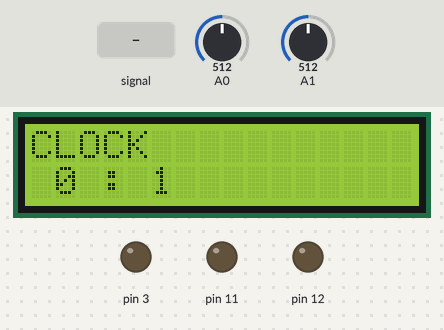
Recording of a sketch running on a simulated Arduino Uno, built with avr-gcc and run on an emulated ATmega328P. Shown: 16×2 character LCD, output pins drawn as LEDs (lit = HIGH). The test bench sets the inputs (shaded band); at power-on: A0 = 512, A1 = 512.

Above: at 1.2 s.
1.3 s: A0 set to 587
3.6 s: A0 set to 613
At 3.84 s:
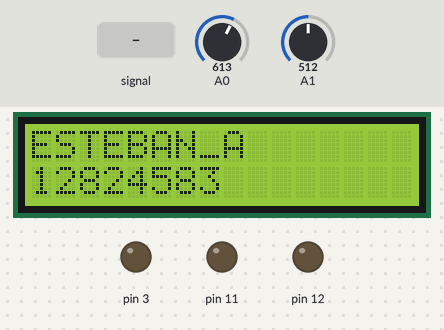
6.1 s: A1 set to 0
At 7.8 s:
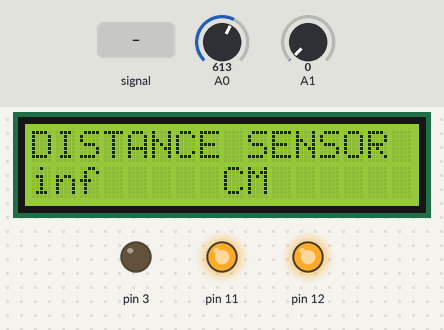
8.5 s: A0 fed a 200 Hz sine of ±255 counts around its level
At 11.12 s:
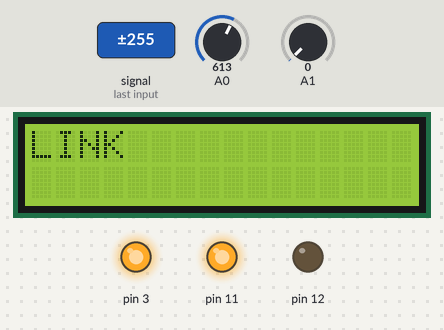
11.5 s: A1 set to 3
At 13.1 s:
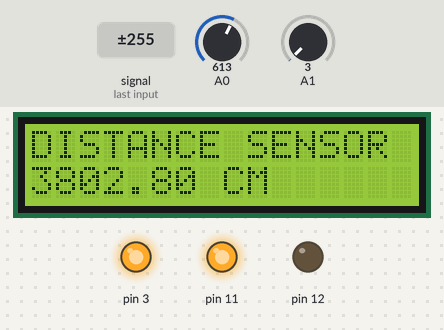
14.5 s: A0 fed a 2 Hz sine of ±306 counts around its level
At 25.0 s:
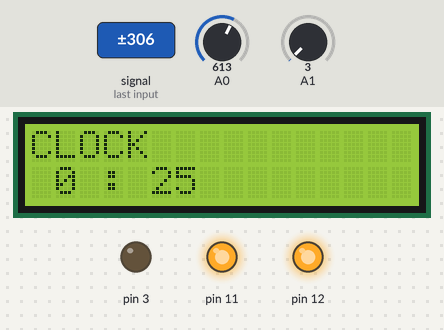
Timing chart, 0 to 60.5 s (numbered marks = the images above; inputs shaded):
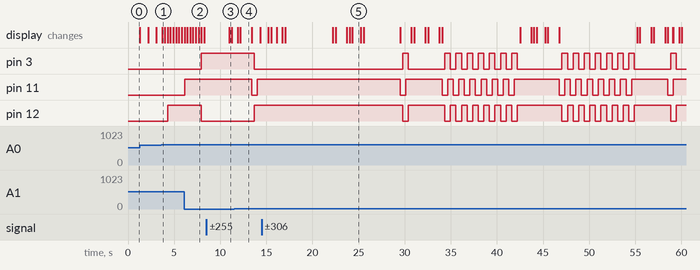

Measured:
- the behaviour switches between 600 and 601 on A0 (found by bisection; images 0 and 1)
- the behaviour switches between 1 and 2 on A1 (found by bisection; images 3 and 4)
- after the input at 3.6 s, pin 12: LOW → HIGH after 0.70 s; the display: changes after 0.09 s (image 1)
- after the input at 6.1 s, the display: first differs from a run without the input after 1.6 s (image 2)
- after the input at 8.5 s, pin 11: stays HIGH (without the input it goes to LOW after 1.3 s)
- after the input at 11.5 s, pin 3: HIGH → LOW after 2.2 s instead of 2.8 s; pin 11: HIGH → LOW after 1.9 s instead of 2.5 s; pin 12: LOW → HIGH after 2.2 s instead of 2.8 s; the display: first differs from a run without the input after 0.69 s (image 4)
- what the display in image 4 shows lasts 1.2 s, from 12.2 s to 13.4 s

The sketch:

assigment_v_motor_v8.1.ino
```cpp
#include <avr/io.h>       //Include AVR library

#include <LiquidCrystal.h>
LiquidCrystal lcd(8, 9, 4, 5, 6, 7);

#define btnRIGHT  0
#define btnUP     1
#define btnDOWN   2
#define btnLEFT   3
#define btnSELECT 4
#define btnNONE   5

double sensor, inches, cm ;
int lcd_key;
volatile unsigned int  seconds;
volatile unsigned int minutes;
int mode=1;


int Steps = 0;      // Start at no steps in sequence
int Direction; //Defaults at clockwise
int stepsleft=4096; //<----Calculate the total number of steps per revolution
int x;


void setup() {
  // put your setup code here, to run once:
 lcd.begin(16, 2);              // start the library
  ADMUX |= (1 << REFS0);
  ADMUX &= ~(1 << REFS1);
  ADMUX &= ~(1 << ADLAR);
  ADCSRA |= (1 << ADEN) |  (1 << ADSC) | (1 << ADPS2) | (1 << ADPS1) | (1 << ADPS0);
  ADCSRA |= (1 << ADIE);

  //timer 1 setup
  cli();          // disable global interrupts
  TCCR1A = 0;     // set entire TCCR1A register to 0
  TCCR1B = 0;     // same for TCCR1B
  OCR1A = 15624;
  // turn on CTC mode:
  TCCR1B |= (1 << WGM12);
  // Set CS10 and CS12 bits for 1024 prescaler:
  TCCR1B |= (1 << CS10);
  TCCR1B |= (1 << CS12);
  // enable timer compare interrupt:
  TIMSK1 |= (1 << OCIE1A);
  sei();          // enable global interrupts

  ADCSRA |= (1 << ADSC);


  DDRB |=(1<DDB5)|(1<<DDB4)|(1<<DDB3);  //<-----Choose which pins to set as output for the motor, avoid using the digital pins the LCD uses.
  DDRD |=(1<<DDD3);
  TCCR0A &=~(1<<  COM0A1);
        TCCR0A &=~(1<<COM0A0);//<-------- Here, set control register A for the normal mode of operation.
        TCCR0B |=(1<<CS01)|(1<<CS00);//<-------- Here, set control register B for the prescaler values choose wisely to get 1ms.
        TCNT0=0; //Initial counter at 0

}
void update_clock() {
  seconds++;
  if (seconds == 60) {
    seconds = 0;
    minutes++;
    lcd.clear();
  }

}

int  read_LCD_buttons(){


   ADCSRA |=(1<<ADSC);      //<---- Start ADC conversion bit
  while(ADCSRA!=ADCSRA &~(1<<ADIF)) //<---- Create a condition that waits for ADC conversion interrupt flag
  ADCSRA &=~(1<<ADIF);


  switch (mode){
  case 1:
   lcd.setCursor(0,0);
lcd.print("CLOCK");
lcd.setCursor(1,1);
lcd.print (minutes);
lcd.setCursor(3,1);
lcd.print(":");
lcd.setCursor(5,1);
lcd.print(seconds);
    break;

    case 2:
      lcd.setCursor (0, 0);
        lcd.print("ESTEBAN_A");
        lcd.setCursor(0, 1);
        lcd.print("12824583");
    break;


    case 3:
  lcd.setCursor(0,0);
         lcd.print("DISTANCE SENSOR");
        lcd.setCursor(8, 1);
        lcd.print("CM");
        lcd.setCursor(0, 1);
        lcd.print(cm);
    break;


    case 4:
    lcd.setCursor(0,0);
    lcd.print("CONTINUOUS");
   conti();
    //continous();
    //stepsleft=4096;
    break;

    case 5:
    lcd.setCursor(0,0);
       lcd.print("STEP");
    break;


    case 6:
    lcd.setCursor(0,0);;
    lcd.print("LINK");
    break;

  }

  return  lcd_key;
}


int distance(){
   ADCSRA |=(1<<ADSC);      //<---- Start ADC conversion bit
  while(ADCSRA!=ADCSRA &~(1<<ADIF)) //<---- Create a condition that waits for ADC conversion interrupt flag
  ADCSRA &=~(1<<ADIF);
  inches = 4192.936 * pow(sensor, -0.935) - 3.937;
  cm = 10650.08 * pow(sensor, -0.935) - 10;
  delay(300);

  return sensor;
}

void SetDirection(){


      if(Direction==x)
      {
        Steps++;
      }
      else
      {
        Steps--;
      }
      if(Steps>7){
        Steps=0;
      }
      if(Steps<0)
      {
        Steps=7;
      }
}


void stepper(){


      switch(Steps)     // This switch case will handle the digital pins to toggle for each step, refer to the step sequence table for pin values.
      {                 // Make sure you are toggling the correct pins
       case 0:
                      //<----- Insert Digital Pin allocations for steps 1-7 Remember do not set the whole byte because the LCD uses certain digital pins.
        PORTB |=(1<<PORTB5);
        PORTD &=~(1<<PORTD3);
        PORTB &=~(1<<PORTB3);
        PORTB &=~(1<<PORTB4);
         //delay(1);

         break;
     case 1:
     PORTB  |=(1<<PORTB5);
     PORTB  |=(1<<PORTB4);
     PORTD &=~(1<<PORTD3);
     PORTB &=~(1<<PORTB3);
    //delay(1);
         break;
         case 2:
    PORTB |=(1<<PORTB4);
    PORTD &=~(1<<PORTD3);
    PORTB &=~(1<<PORTB3);
     PORTB &=~(1<<PORTB5);
       //delay(1);
         break;
         case 3:
     PORTB |=(1<<PORTB4);
     PORTB |=(1<<PORTB3);
     PORTD &=~(1<<PORTD3);
     PORTB &=~(1<<PORTB5);
       //delay(1);
         break;
         case 4:
        PORTB |=(1<<PORTB3);
        PORTD &=~(1<<PORTD3);
        PORTB &=~(1<<PORTB4);
        PORTB &=~(1<<PORTB5);
     //delay(1);
         break;
         case 5:
      PORTB |=(1<<PORTB3);
      PORTD |=(1<<PORTD3);
      PORTB &=~(1<<PORTB4);
      PORTB &=~(1<<PORTB5);
          // delay(1);
         break;
           case 6:
      PORTD |=(1<<PORTD3);
      PORTB &=~(1<<PORTB3);
      PORTB &=~(1<<PORTB4);
      PORTB &=~(1<<PORTB5);
        //delay(1);
         break;
         case 7:
      PORTD |=(1<<PORTD3);
      PORTB &=~(1<<PORTB3);
      PORTB &=~(1<<PORTB4);
      PORTB |=(1<<PORTB5);
         //delay(1);
         break;
         default:


       PORTD &=~(1<<PORTD3);
       PORTB &=~(1<<PORTB3);
       PORTB &=~(1<<PORTB4);
       PORTB &=~(1<<PORTB5);//<----Default pins select are off
         break;
      }
    SetDirection();

}

void conti(){
SetDirection();
stepper ();

if (lcd_key<555  && lcd_key>400){
  x=1;
}
if (lcd_key<50 ){
  x=0;


}
}

int continous(){
  if ( lcd_key<555  && lcd_key>400){
  x=1;
  while(stepsleft>0){


      if (TCNT0>=250)    //<--- Decide Timer counter value to step at, goal is 1ms
    {
      stepper();         //<--- Step a certain amount
      stepsleft--;        //<--- Decrease Step count
      TCNT0=0;
    }

  //Direction=!Direction; // Reverse Direction
 //stepsleft=4096;     //<---- Reset to initial value
}
 }
  if (lcd_key<50 ){
  x=0;
  while(stepsleft>0){


      if (TCNT0>=250)    //<--- Decide Timer counter value to step at, goal is 1ms
    {
      stepper();         //<--- Step a certain amount
      stepsleft--;        //<--- Decrease Step count
      TCNT0=0;
    }

  // // Reverse Direction
 //stepsleft=4096;     //<---- Reset to initial value
}


  return x;
}

}


void loop() {
  // put your main code here, to run repeatedly:


if (lcd_key <790 && lcd_key>600){

  mode++;
  lcd.clear();
}

if ( mode==7){
  mode=1;
}
 read_LCD_buttons();
    distance();

//if (mode==4){
  //continous();
//}


 ADCSRA |= (1 << ADSC);   //<---- Start ADC conversion bit
  while (ADCSRA != ADCSRA & ~(1 << ADIF)) //<---- Create a condition that waits for ADC conversion interrupt flag
    ADCSRA &= ~(1 << ADIF);


}


ISR(TIMER1_COMPA_vect) {
  update_clock();

}


ISR(ADC_vect) {
  uint16_t result = ADC;
  switch (ADMUX & 0x0F) { //Here we are only looking at the last for bits by setting the first for bits to 0 (just for the switch statement the bits in ADMUX don't actually change)

    case 0: //Don't need the C0 --> only 0 as we cleared the first 4 bits ^^
      lcd_key =result;
      ADMUX |= (1 << MUX0); //just change the last bit to change the channel

      break;


    case 1 :


      sensor=result;
      ADMUX &= ~(1 << MUX0);
      break;

    default:


      break;
  }


  ADCSRA |= (1 << ADSC);

}
```
